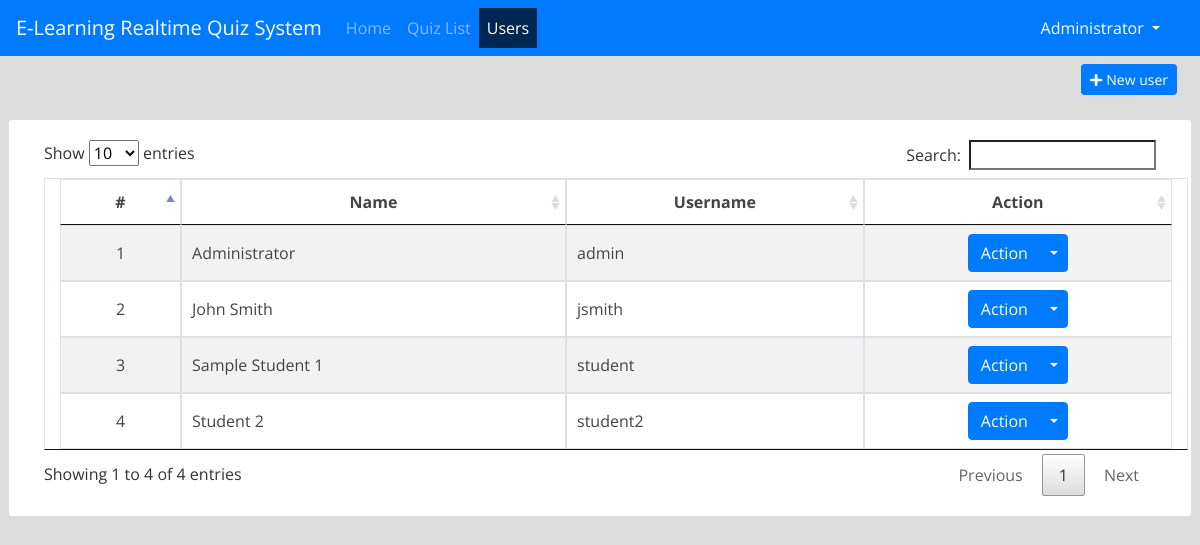
Page /index.php?page=users (signed in) on the committed database.
### tables this page shows
CREATE TABLE `users` (
  `id` int(30) NOT NULL,
  `name` text NOT NULL,
  `type` tinyint(4) NOT NULL DEFAULT 2 COMMENT '1 = Admin, 2= Teacher, 3 = student',
  `username` varchar(100) NOT NULL,
  `password` text NOT NULL
);

### users.php (the view, shortened to what this page needs)
<div class="container-fluid">
	<div class="row">
	<div class="col-lg-12">
			<button class="btn btn-primary float-right btn-sm" id="new_user"><i class="fa fa-plus"></i> New user</button>
	</div>
	</div>
	<br>
	<div class="row">
		<div class="card col-lg-12">
			<div class="card-body">
				<table class="table-striped table-bordered col-md-12">
			<thead>
				<tr>
					<th class="text-center">#</th>
					<th class="text-center">Name</th>
					<th class="text-center">Username</th>
					<th class="text-center">Action</th>
				</tr>
			</thead>
			<tbody>
				<?php
 					include 'db_connect.php';
 					$users = $conn->query("SELECT * FROM users u order by name asc");
 					$i = 1;
 					while($row= $users->fetch_assoc()):
				 ?>
				 <tr>
				 	<td class="text-center">
				 		<?php echo $i++ ?>
				 	</td>
				 	<td>
				 		<?php echo ucwords($row['name']) ?>
				 	</td>
				 	<td>
				 		<?php echo $row['username'] ?>
				 	</td>
				 	<td>
				 		<center>
								<div class="btn-group">
								  <button type="button" class="btn btn-primary">Action</button>
								  <button type="button" class="btn btn-primary dropdown-toggle dropdown-toggle-split" data-toggle="dropdown" aria-haspopup="true" aria-expanded="false">
								  </button>
								</div>
								</center>
				 	</td>
				 </tr>
				<?php endwhile; ?>
			</tbody>
		</table>
			</div>
		</div>
	</div>
</div>

### index.php (shortened to what this page needs)
<!DOCTYPE html>
<html lang="en">
<head>
<?php
 include('./header.php');
 ?>
</head>
<body>
	<?php include 'topbar.php' ?>
  <main id="view-panel" >
      <?php $page = isset($_GET['page']) ? $_GET['page'] :'home'; ?>
  	<?php include $page.'.php' ?>
  </main>
</body>
</html>

### header.php (shortened to what this page needs)
  <link rel="stylesheet" href="assets/font-awesome/css/all.min.css">
<link href="assets/vendor/bootstrap/css/bootstrap.min.css" rel="stylesheet">
<link href="assets/vendor/icofont/icofont.min.css" rel="stylesheet">
<link href="assets/vendor/boxicons/css/boxicons.min.css" rel="stylesheet">
<link href="assets/vendor/venobox/venobox.css" rel="stylesheet">
<link href="assets/vendor/animate.css/animate.min.css" rel="stylesheet">
<link href="assets/vendor/remixicon/remixicon.css" rel="stylesheet">
<link href="assets/vendor/owl.carousel/assets/owl.carousel.min.css" rel="stylesheet">
<link href="assets/vendor/bootstrap-datepicker/css/bootstrap-datepicker.min.css" rel="stylesheet">
<link href="assets/DataTables/datatables.min.css" rel="stylesheet">
<link href="assets/css/jquery.datetimepicker.min.css" rel="stylesheet">
<link href="assets/css/select2.min.css" rel="stylesheet">
<link href="assets/css/style.css" rel="stylesheet">
<link type="text/css" rel="stylesheet" href="assets/css/jquery-te-1.4.0.css">

### topbar.php (shortened to what this page needs)
<nav class="navbar navbar-expand-lg navbar-dark  fixed-top bg-primary">
  <a class="navbar-brand" href="./">E-Learning Realtime Quiz System</b></a>
  <div class="collapse navbar-collapse" id="navbarNavDropdown">
    <ul class="navbar-nav">
      <li class="nav-item">
        <a class="nav-link" href="index.php?page=home">Home <span class="sr-only">(current)</span></a>
      </li>
      <?php if($_SESSION['login_type'] < 3): ?>
      <li class="nav-item">
        <a class="nav-link" href="index.php?page=quiz_list">Quiz List</a>
      </li>
    <?php endif; ?>
      <?php if($_SESSION['login_type'] == 1): ?>
      <li class="nav-item">
        <a class="nav-link" href="index.php?page=users">Users</a>
      </li>
    <?php endif; ?>
    </ul>
  </div>
  <div class="text- dropdown mr-4">
        <a href="#" class="text-white dropdown-toggle"  id="account_settings" data-toggle="dropdown" aria-haspopup="true" aria-expanded="false"><?php echo $_SESSION['login_name'] ?> </a>
  </div>
</nav>

### assets/css/style.css (style rules this page uses)
body { font-family: "Open Sans", sans-serif; color: #444444; width: 100%; height: calc(100%); }
a { color: #1977cc; }
a.nav-item:hover, .nav-item.active { background-color: #000000ad; color: #fffafa; }
main#view-panel { width:calc(100%); margin-top: 3.5rem; padding: .5em }

### index.php (style rules this page uses)
body { background: #80808045; }

### topbar.php (style rules this page uses)
.nav-item.active>.nav-link { color :white !important }

### rows in the picture
users: name "Administrator", username "admin"
users: name "John Smith", username "jsmith"
users: name "Sample Student 1", username "student"
users: name "Student 2", username "student2"

### other values in the picture
$_SESSION['login_name'] "Administrator"
